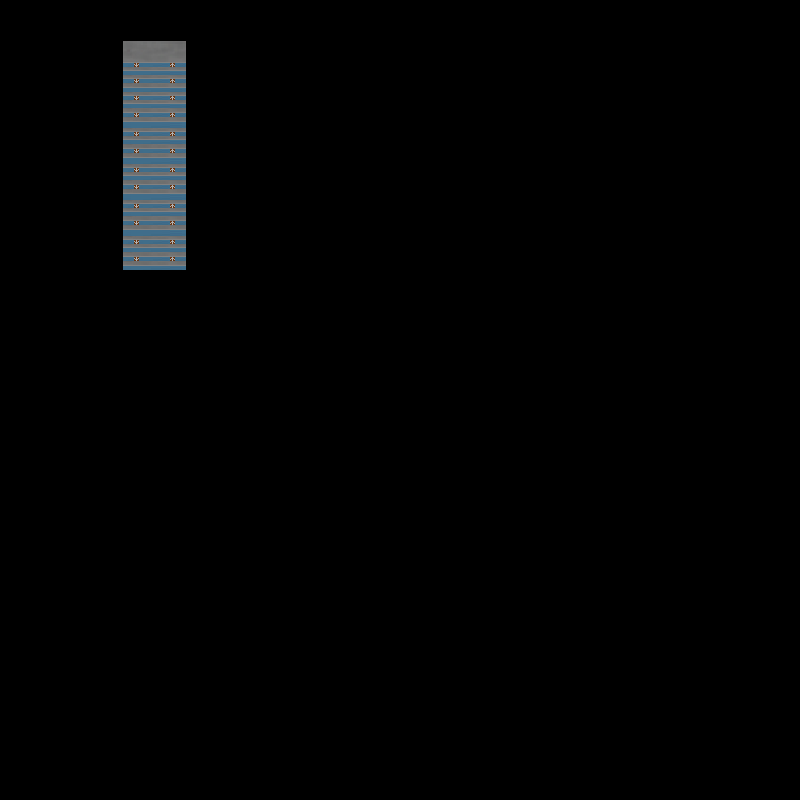

This is a level from a 2D game, rendered from its Tiled map with the project's own tilesets. A one-line summary and the map file follow, with tile-layer data summarised:
An orthogonal 200x200 tile map with 4x4 px tiles, 1 tile layer (Tile Layer 1) and 4 objects.

<map version="1.10" tiledversion="1.10.1" orientation="orthogonal" renderorder="right-down" width="200" height="200" tilewidth="4" tileheight="4" infinite="0" nextlayerid="3" nextobjectid="7">
 <tileset firstgid="1" source="Library_stair.tsx" />
 <layer id="1" name="Tile Layer 1" width="200" height="200">
  <data>[40000 cells, 986 non-empty, 374 distinct tile ids]</data>
 </layer>
 <objectgroup id="2" name="Object Layer 1">
  <object id="1" x="111.75" y="21.25" width="87.75" height="19.25" />
  <object id="2" x="185.25" y="23.25" width="47" height="259" />
  <object id="3" x="79.75" y="22.5" width="42.5" height="261" />
  <object id="4" x="71.75" y="270" width="162" height="25.25" />
 </objectgroup>
</map>
